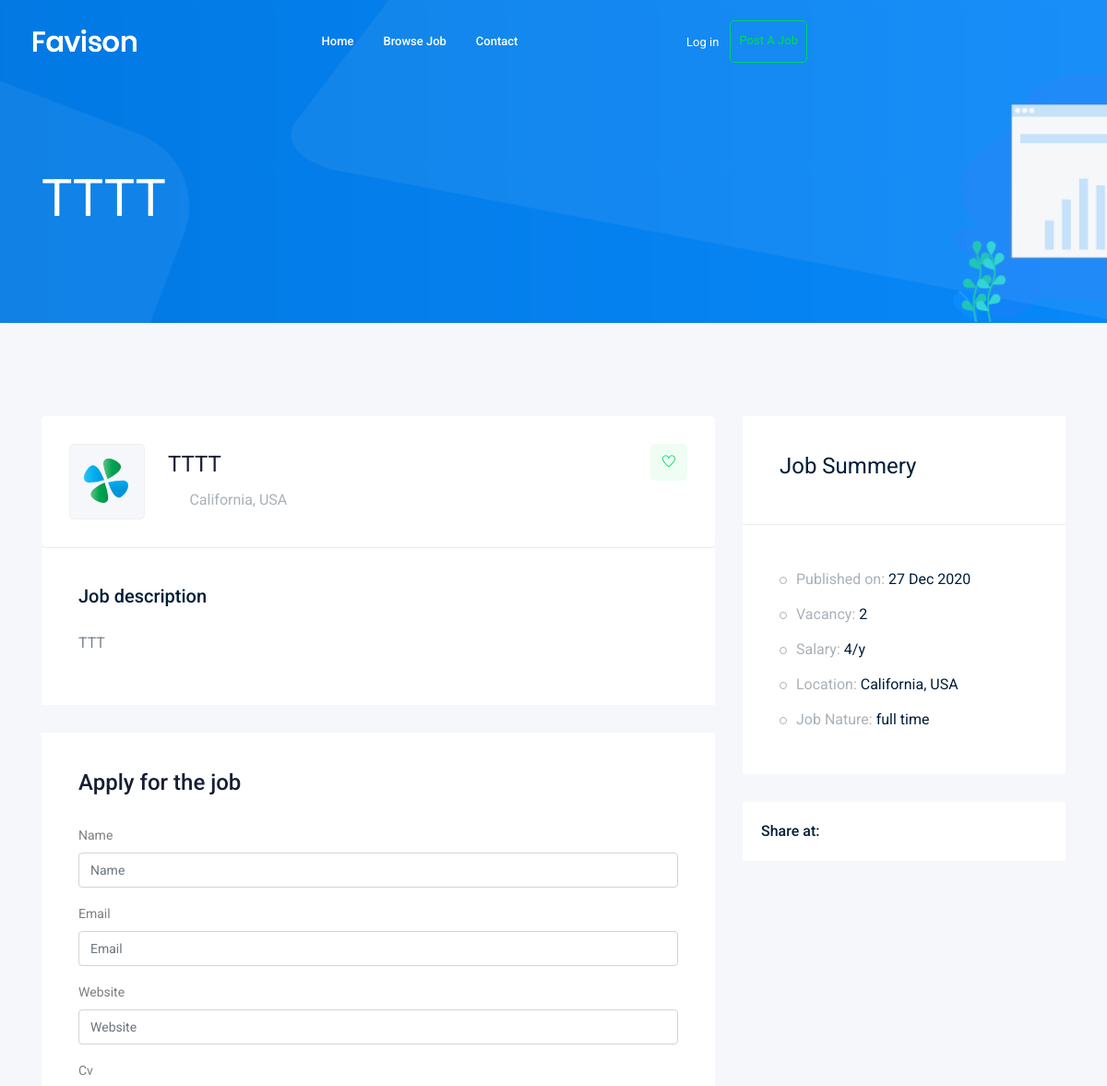
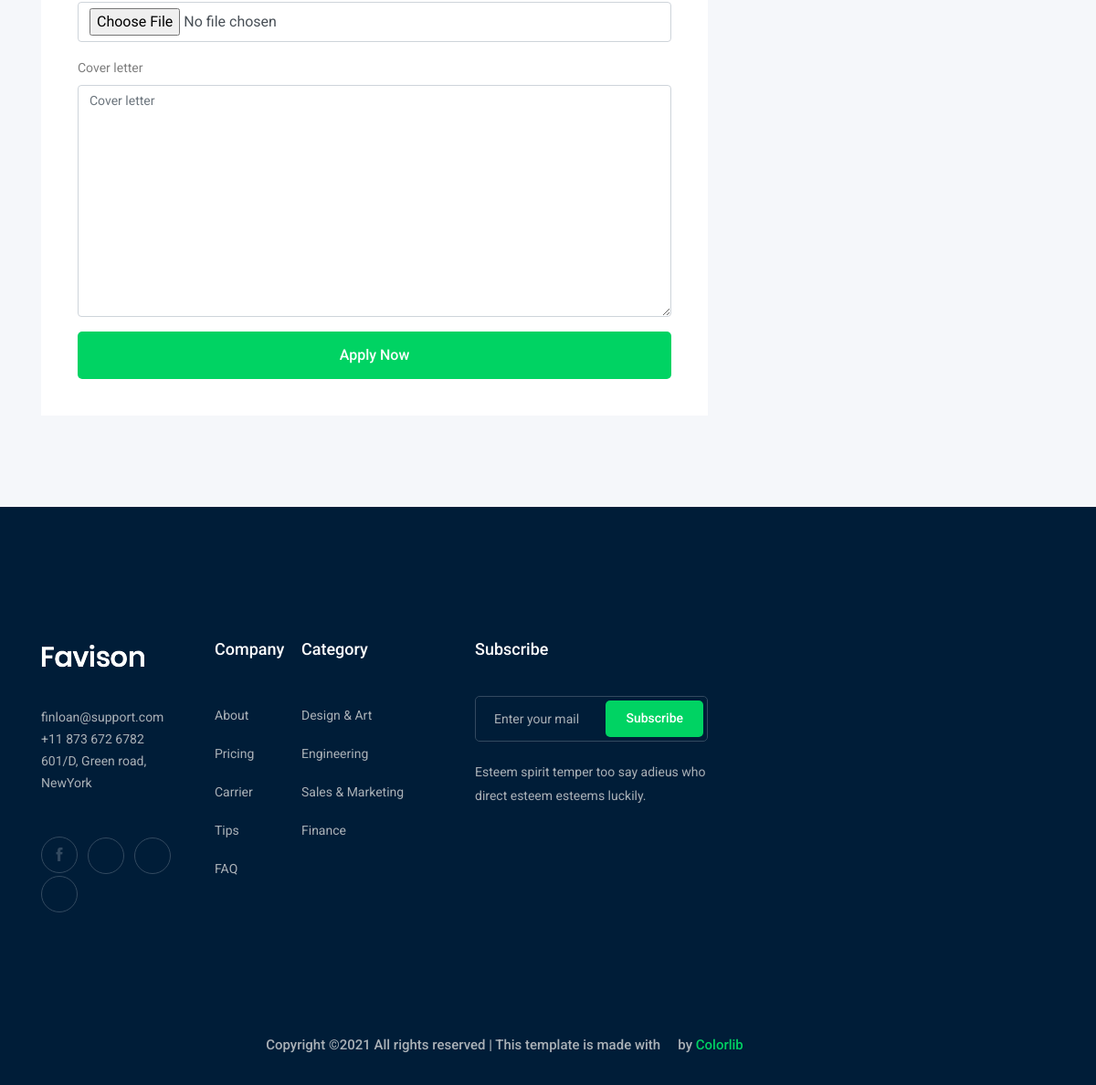
Screenshot of /tttt with the database file from the repository (2 pictures, top to bottom).
### job/models.py (models this page shows, shortened)
class Job(models.Model):        #table
    owner=models.ForeignKey(User,related_name="job_owner",on_delete=models.CASCADE)
    title=models.CharField(max_length=100)
    job_type=models.CharField(max_length=15,choices=JOB_TYPE )
    description=models.TextField(max_length=1000)
    published_at=models.DateTimeField(auto_now=True)
    vacancy=models.IntegerField(default=1)
    sallary=models.IntegerField(default=0)
    experience=models.IntegerField(default=0)
    category=models.ForeignKey('Category',on_delete=models.CASCADE)
    image =models.ImageField(upload_to=image_upload)
    slug=models.SlugField(blank=True,null=True)
    def __str__(self):
        return self.title

### job/views.py (the view)
# urls.py: path('<str:slug>',views.job_detail ,name="job_detail"),
def job_detail(request ,slug):
    job_detail=Job.objects.get(slug=slug)
    if request.method=='POST':
        form=ApplyForm(request.POST,request.FILES)
        print("ee")
        if form.is_valid():
            myform=form.save(commit=False)#commit false ==dont save and wait
            myform.job=job_detail
            form.save()
    else :
        form=ApplyForm
    context={"job_detail":job_detail,"form":form}
    return render(request ,"job/job_detail.html", context)

### job/templates/job/job_detail.html (shortened to what this page needs)
{% extends  'base.html' %}
{% load bootstrap4 %}
{% block body%}
    <div class="bradcam_area bradcam_bg_1">
        <div class="container">
            <div class="row">
                <div class="col-xl-12">
                    <div class="bradcam_text">
                        <h3>{{job_detail}}</h3>
                    </div>
                </div>
            </div>
        </div>
    </div>
    <div class="job_details_area">
        <div class="container">
            <div class="row">
                <div class="col-lg-8">
                    <div class="job_details_header">
                        <div class="single_jobs white-bg d-flex justify-content-between">
                            <div class="jobs_left d-flex align-items-center">
                                <div class="thumb">
                                    <img src="img/svg_icon/1.svg" alt="">
                                </div>
                                <div class="jobs_conetent">
                                    <a href="#"><h4>{{job_detail}}</h4></a>
                                    <div class="links_locat d-flex align-items-center">
                                        <div class="location">
                                            <p> <i class="fa fa-map-marker"></i> California, USA</p>
                                        </div>
                                        <div class="location">
                                            <p> <i class="fa fa-clock-o"></i>  {{job.job_type}}</p>
                                        </div>
                                    </div>
                                </div>
                            </div>
                            <div class="jobs_right">
                                <div class="apply_now">
                                    <a class="heart_mark" href="#"> <i class="ti-heart"></i> </a>
                                </div>
                            </div>
                        </div>
                    </div>
                    <div class="descript_wrap white-bg">
                        <div class="single_wrap">
                            <h4>Job description</h4>
                            <p>{{job_detail.description}}</p>
                        </div>
                    </div>
                    <div class="apply_job_form white-bg">
                        <h4>Apply for the job</h4>
                        <form method="POST" enctype="multipart/form-data">
                             {% bootstrap_form form %}
                             {% buttons %}
                             <button class="boxed-btn3 w-100" type="submit">Apply Now</button>
                            {% endbuttons %}
                        </form>
                    </div>
                </div>
                <div class="col-lg-4">
                    <div class="job_sumary">
                        <div class="summery_header">
                            <h3>Job Summery</h3>
                        </div>
                        <div class="job_content">
                            <ul>
                                <li>Published on: <span>{{job_detail.published_at|date:'d M o'}}</span></li>
                                <li>Vacancy: <span>{{job_detail.vacancy}}</span></li>
                                <li>Salary: <span>{{job_detail.sallary}}/y</span></li>
                                <li>Location: <span>California, USA</span></li>
                                <li>Job Nature: <span>{{job_detail.job_type}}</span></li>
                            </ul>
                        </div>
                    </div>
                    <div class="share_wrap d-flex">
                        <span>Share at:</span>
                        <ul>
                            <li><a href="#"> <i class="fa fa-facebook"></i></a> </li>
                            <li><a href="#"> <i class="fa fa-google-plus"></i></a> </li>
                            <li><a href="#"> <i class="fa fa-twitter"></i></a> </li>
                            <li><a href="#"> <i class="fa fa-envelope"></i></a> </li>
                        </ul>
                    </div>
                    <div class="job_location_wrap">
                        <div class="job_lok_inner">
                            <div id="map" style="height: 200px;"></div>
                          </div>
                    </div>
                </div>
            </div>
        </div>
    </div>
    {% endblock body %}

### rows the page displays
Job: title "TTTT", description "TTT", published_at "27 Dec 2020", vacancy "2", sallary "4", job_type "full time"
